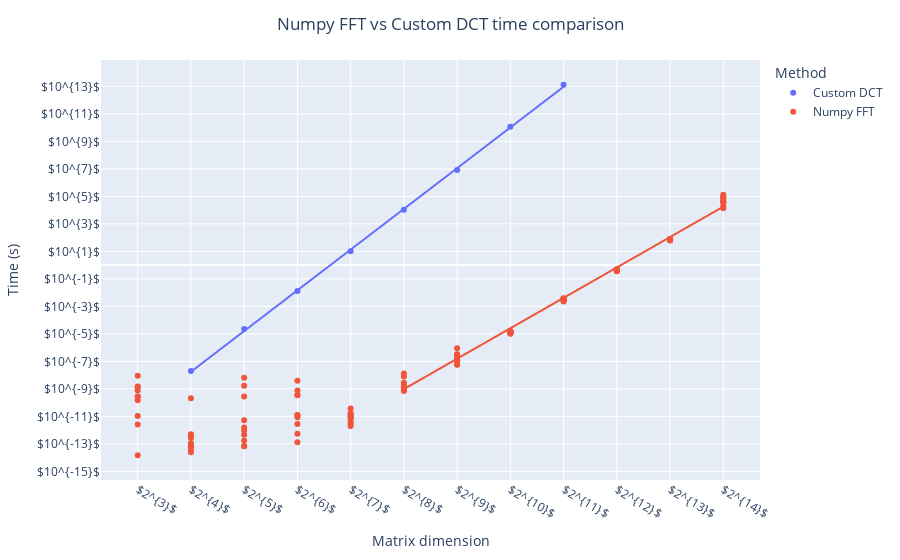

Notebook cell for this chart:
### Code cell
fig = px.scatter(valid_data, x="Dimension", y="LogTime", color="Type", trendline="ols")

fig.add_trace(go.Scatter(x=invalid_data["Dimension"], y=invalid_data["LogTime"],
                         mode='markers', name="Numpy FFT (low dim)"))

full_fig = fig.full_figure_for_development(warn=False)
min_y, max_y = full_fig.layout.yaxis.range
min_y, max_y = int(min_y), int(max_y)
min_x, max_x = full_fig.layout.xaxis.range
min_x, max_x = int(min_x), int(max_x)

fig.update_layout(
    title= dict(
        text=f'Numpy FFT vs Custom DCT time comparison',
        xanchor='center',
        x=0.5),
    xaxis_title = 'Matrix dimension',
    yaxis_title = 'Time (s)',
    yaxis = dict(
        tickmode = 'array',
        tickvals = [x for x in range(min_y, max_y + 1, 2)],
        ticktext = ['$10^{}$'.format('{' + str(x) + '}') for x in range(min_y, max_y + 1, 2)],
        #ticktext = [10**x for x in range(min_y, max_y + 1)],
    ),
    xaxis = dict(
        tickmode = 'array',
        tickvals = [x for x in range(min_x, max_x + 1)],
        ticktext = ['$2^{}$'.format('{' + str(x) + '}') for x in range(min_x, max_x + 1)],
        #ticktext = [10**x for x in range(min_y, max_y + 1)],
    ),
    legend=dict(title="Method"),
)
fig.update_traces(marker=dict(color='#EF553B'), showlegend=False, selector=dict(name="Numpy FFT (low dim)"))
fig.update_traces(name="Custom DCT", selector=dict(name="HomeMade DCT"))

fig.show()


fig.write_image(os.path.join(ASSETS_PATH, 'dct2.png'), scale=SCALE)

### Figure 1 — Plotly figure (JSON) as saved in the notebook; plotly's stock layout.template omitted (floating-point values rounded to 4 significant figures)
{"data": [{"hovertemplate": "Type=HomeMade DCT<br>Dimension=%{x}<br>LogTime=%{y}<extra></extra>", "legendgroup": "HomeMade DCT", "marker": {"color": "#636efa", "symbol": "circle"}, "mode": "markers", "name": "Custom DCT", "orientation": "v", "showlegend": true, "type": "scatter", "x": [4, 5, 6, 7, 8, 9, 10, 11], "xaxis": "x", "y": [-7.701, -4.64, -1.885, 1.001, 4.033, 6.919, 10.06, 13.12], "yaxis": "y"}, {"hovertemplate": "<b>OLS trendline</b><br>LogTime = 2.95994 * Dimension + -19.5873<br>R<sup>2</sup>=0.999760<br><br>Type=HomeMade DCT<br>Dimension=%{x}<br>LogTime=%{y} <b>(trend)</b><extra></extra>", "legendgroup": "HomeMade DCT", "marker": {"color": "#636efa", "symbol": "circle"}, "mode": "lines", "name": "Custom DCT", "showlegend": false, "type": "scatter", "x": [4, 5, 6, 7, 8, 9, 10, 11], "xaxis": "x", "y": [-7.747, -4.788, -1.828, 1.132, 4.092, 7.052, 10.01, 12.97], "yaxis": "y"}, {"hovertemplate": "Type=Numpy FFT<br>Dimension=%{x}<br>LogTime=%{y}<extra></extra>", "legendgroup": "Numpy FFT", "marker": {"color": "#EF553B", "symbol": "circle"}, "mode": "markers", "name": "Numpy FFT", "orientation": "v", "showlegend": true, "type": "scatter", "x": [8, 9, 10, 11, 12, 13, 14, 8, 9, 10, 11, 12, 13, 14, 8, 9, 10, 11, 12, 13, 14, 8, 9, 10, 11, 12, 13, 14, 8, 9, 10, 11, 12, 13, 14, 8, 9, 10, 11, 12, 13, 14, 8, 9, 10, 11, 12, 13, 14, 8, 9, 10, 11, 12, 13, 14, 8, 9, 10, 11, 12, 13, 14, 8, 9, 10, 11, 12, 13, 14], "xaxis": "x", "y": [-9.058, -6.898, -4.839, -2.572, -0.3294, 1.868, 4.836, -7.882, -6.036, -4.944, -2.44, -0.3805, 1.906, 5.125, -8.097, -6.603, -4.854, -2.456, -0.3768, 1.863, 4.309, -8.778, -7.232, -4.827, -2.52, -0.3174, 1.892, 4.958, -8.69, -6.487, -4.792, -2.473, -0.3023, 1.844, 4.655, -9.06, -6.728, -4.954, -2.411, -0.3935, 1.855, 4.68, -8.815, -7.248, -4.825, -2.566, -0.398, 1.832, 4.974, -8.55, -6.894, -4.875, -2.45, -0.3629, 1.819, 4.134, -9.153, -6.985, -4.983, -2.565, -0.4031, 1.843, 4.571, -8.901, -6.509, -4.937, -2.64, -0.4494, 1.795, 4.57], "yaxis": "y"}, {"hovertemplate": "<b>OLS trendline</b><br>LogTime = 2.20992 * Dimension + -26.6936<br>R<sup>2</sup>=0.993889<br><br>Type=Numpy FFT<br>Dimension=%{x}<br>LogTime=%{y} <b>(trend)</b><extra></extra>", "legendgroup": "Numpy FFT", "marker": {"color": "#EF553B", "symbol": "circle"}, "mode": "lines", "name": "Numpy FFT", "showlegend": false, "type": "scatter", "x": [8, 8, 8, 8, 8, 8, 8, 8, 8, 8, 9, 9, 9, 9, 9, 9, 9, 9, 9, 9, 10, 10, 10, 10, 10, 10, 10, 10, 10, 10, 11, 11, 11, 11, 11, 11, 11, 11, 11, 11, 12, 12, 12, 12, 12, 12, 12, 12, 12, 12, 13, 13, 13, 13, 13, 13, 13, 13, 13, 13, 14, 14, 14, 14, 14, 14, 14, 14, 14, 14], "xaxis": "x", "y": [-9.014, -9.014, -9.014, -9.014, -9.014, -9.014, -9.014, -9.014, -9.014, -9.014, -6.804, -6.804, -6.804, -6.804, -6.804, -6.804, -6.804, -6.804, -6.804, -6.804, -4.594, -4.594, -4.594, -4.594, -4.594, -4.594, -4.594, -4.594, -4.594, -4.594, -2.384, -2.384, -2.384, -2.384, -2.384, -2.384, -2.384, -2.384, -2.384, -2.384, -0.1745, -0.1745, -0.1745, -0.1745, -0.1745, -0.1745, -0.1745, -0.1745, -0.1745, -0.1745, 2.035, 2.035, 2.035, 2.035, 2.035, 2.035, 2.035, 2.035, 2.035, 2.035, 4.245, 4.245, 4.245, 4.245, 4.245, 4.245, 4.245, 4.245, 4.245, 4.245], "yaxis": "y"}, {"marker": {"color": "#EF553B"}, "mode": "markers", "name": "Numpy FFT (low dim)", "showlegend": false, "type": "scatter", "x": [3, 4, 5, 6, 7, 3, 4, 5, 6, 7, 3, 4, 5, 6, 7, 3, 4, 5, 6, 7, 3, 4, 5, 6, 7, 3, 4, 5, 6, 7, 3, 4, 5, 6, 7, 3, 4, 5, 6, 7, 3, 4, 5, 6, 7, 3, 4, 5, 6, 7], "y": [-13.83, -13.61, -13.15, -12.88, -11.54, -8.041, -13.18, -8.776, -11.06, -11.7, -8.88, -9.677, -11.8, -10.92, -11.13, -11.59, -13.11, -13.18, -12.26, -10.79, -9.57, -12.45, -11.27, -10.9, -10.82, -9.551, -12.57, -12.34, -9.11, -10.43, -8.833, -12.3, -12.03, -9.471, -11.03, -10.97, -12.95, -8.184, -8.4, -11.35, -9.121, -13.26, -9.546, -9.445, -11.05, -9.834, -13.49, -12.75, -11.54, -10.95]}], "layout": {"legend": {"title": {"text": "Method"}, "tracegroupgap": 0}, "margin": {"t": 60}, "title": {"text": "Numpy FFT vs Custom DCT time comparison", "x": 0.5, "xanchor": "center"}, "xaxis": {"anchor": "y", "domain": [0.0, 1.0], "tickmode": "array", "ticktext": ["$2^{2}$", "$2^{3}$", "$2^{4}$", "$2^{5}$", "$2^{6}$", "$2^{7}$", "$2^{8}$", "$2^{9}$", "$2^{10}$", "$2^{11}$", "$2^{12}$", "$2^{13}$", "$2^{14}$"], "tickvals": [2, 3, 4, 5, 6, 7, 8, 9, 10, 11, 12, 13, 14], "title": {"text": "Matrix dimension"}}, "yaxis": {"anchor": "x", "domain": [0.0, 1.0], "tickmode": "array", "ticktext": ["$10^{-15}$", "$10^{-13}$", "$10^{-11}$", "$10^{-9}$", "$10^{-7}$", "$10^{-5}$", "$10^{-3}$", "$10^{-1}$", "$10^{1}$", "$10^{3}$", "$10^{5}$", "$10^{7}$", "$10^{9}$", "$10^{11}$", "$10^{13}$"], "tickvals": [-15, -13, -11, -9, -7, -5, -3, -1, 1, 3, 5, 7, 9, 11, 13], "title": {"text": "Time (s)"}}}}
